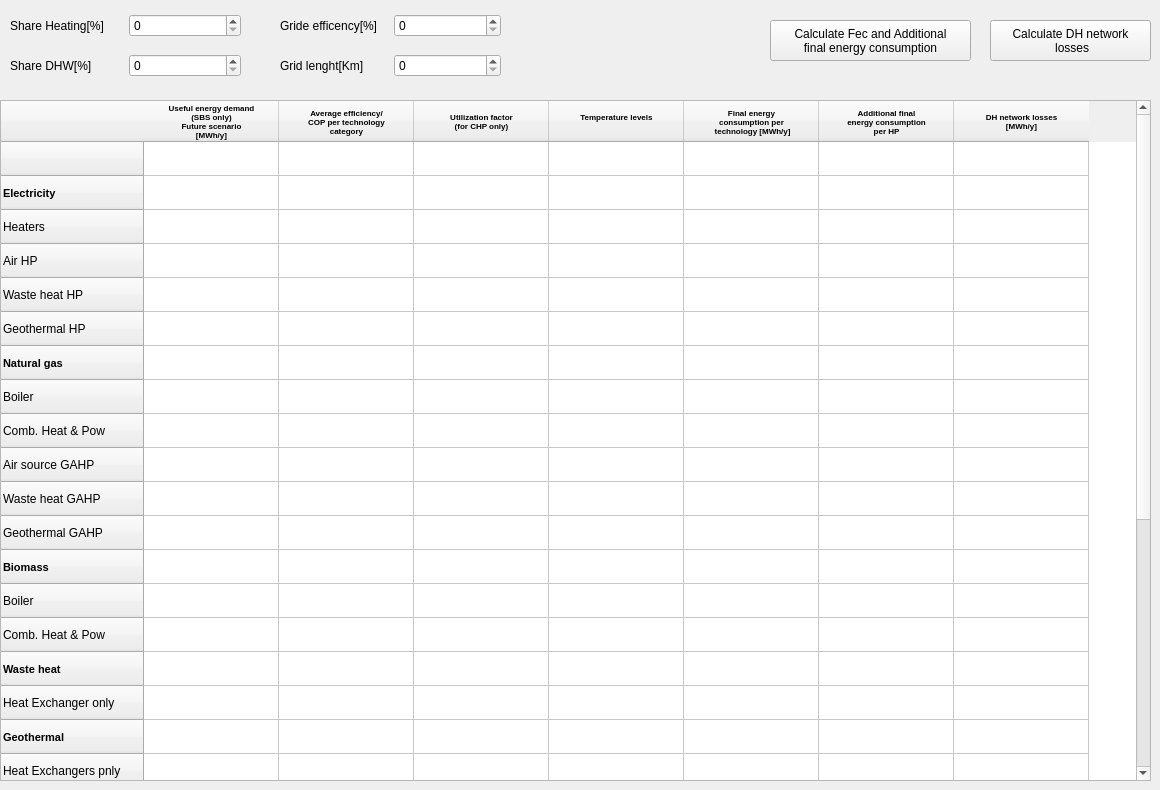
          <widget class="QWidget" name="tab_9">
           <attribute name="title">
            <string>District Network(Heating + DHW)</string>
           </attribute>
           <widget class="QTableWidget" name="dist_heat_source">
            <property name="geometry">
             <rect>
              <x>0</x>
              <y>100</y>
              <width>1151</width>
              <height>681</height>
             </rect>
            </property>
            <attribute name="horizontalHeaderDefaultSectionSize">
             <number>135</number>
            </attribute>
            <attribute name="horizontalHeaderMinimumSectionSize">
             <number>45</number>
            </attribute>
            <attribute name="verticalHeaderDefaultSectionSize">
             <number>34</number>
            </attribute>
            <attribute name="verticalHeaderMinimumSectionSize">
             <number>15</number>
            </attribute>
            <row>
             <property name="text">
              <string/>
             </property>
            </row>
            <row>
             <property name="text">
              <string>Electricity</string>
             </property>
             <property name="font">
              <font>
               <pointsize>8</pointsize>
               <weight>75</weight>
               <bold>true</bold>
              </font>
             </property>
            </row>
            <row>
             <property name="text">
              <string>Heaters</string>
             </property>
            </row>
            <row>
             <property name="text">
              <string>Air HP</string>
             </property>
            </row>
            <row>
             <property name="text">
              <string>Waste heat HP</string>
             </property>
            </row>
            <row>
             <property name="text">
              <string>Geothermal HP</string>
             </property>
            </row>
            <row>
             <property name="text">
              <string>Natural gas</string>
             </property>
             <property name="font">
              <font>
               <pointsize>8</pointsize>
               <weight>75</weight>
               <bold>true</bold>
              </font>
             </property>
            </row>
            <row>
             <property name="text">
              <string>Boiler</string>
             </property>
            </row>
            <row>
             <property name="text">
              <string>Comb. Heat &amp; Pow</string>
             </property>
            </row>
            <row>
             <property name="text">
              <string>Air source GAHP</string>
             </property>
            </row>
            <row>
             <property name="text">
              <string>Waste heat GAHP </string>
             </property>
            </row>
            <row>
             <property name="text">
              <string>Geothermal GAHP </string>
             </property>
            </row>
            <row>
             <property name="text">
              <string>Biomass</string>
             </property>
             <property name="font">
              <font>
               <pointsize>8</pointsize>
               <weight>75</weight>
               <bold>true</bold>
              </font>
             </property>
            </row>
            <row>
             <property name="text">
              <string>Boiler</string>
             </property>
            </row>
            <row>
             <property name="text">
              <string>Comb. Heat &amp; Pow</string>
             </property>
            </row>
            <row>
             <property name="text">
              <string>Waste heat</string>
             </property>
             <property name="font">
              <font>
               <pointsize>8</pointsize>
               <weight>75</weight>
               <bold>true</bold>
              </font>
             </property>
            </row>
            <row>
             <property name="text">
              <string>Heat Exchanger only</string>
             </property>
            </row>
            <row>
             <property name="text">
              <string>Geothermal</string>
             </property>
             <property name="font">
              <font>
               <pointsize>8</pointsize>
               <weight>75</weight>
               <bold>true</bold>
              </font>
             </property>
            </row>
            <row>
             <property name="text">
              <string>Heat Exchangers pnly</string>
             </property>
            </row>
            <row>
             <property name="text">
              <string>Heating oil</string>
             </property>
             <property name="font">
              <font>
               <pointsize>8</pointsize>
               <weight>75</weight>
               <bold>true</bold>
              </font>
             </property>
            </row>
            <row>
             <property name="text">
              <string>Boiler</string>
             </property>
            </row>
            <row>
             <property name="text">
              <string>Coal/Peat</string>
             </property>
             <property name="font">
              <font>
               <pointsize>8</pointsize>
               <weight>75</weight>
               <bold>true</bold>
              </font>
             </property>
            </row>
            <row>
             <property name="text">
              <string>Boilers</string>
             </property>
            </row>
            <row>
             <property name="text">
              <string>Solar</string>
             </property>
             <property name="font">
              <font>
               <pointsize>8</pointsize>
               <weight>75</weight>
               <bold>true</bold>
              </font>
             </property>
            </row>
            <row>
             <property name="text">
              <string>Flat plate solar 
thermal collectors</string>
             </property>
            </row>
            <row>
             <property name="text">
              <string>Evacuated tube Solar 
thermal collectors (ETC)</string>
             </property>
            </row>
            <row>
             <property name="text">
              <string>Other</string>
             </property>
             <property name="font">
              <font>
               <pointsize>8</pointsize>
               <weight>75</weight>
               <bold>true</bold>
              </font>
             </property>
            </row>
            <row>
             <property name="text">
              <string>Other</string>
             </property>
            </row>
            <row>
             <property name="text">
              <string>Total</string>
             </property>
            </row>
            <column>
             <property name="text">
              <string>Useful energy demand
(SBS only)
Future scenario
[MWh/y]</string>
             </property>
             <property name="font">
              <font>
               <pointsize>6</pointsize>
               <weight>75</weight>
               <bold>true</bold>
              </font>
             </property>
            </column>
            <column>
             <property name="text">
              <string>Average efficiency/
COP per technology 
category</string>
             </property>
             <property name="font">
              <font>
               <pointsize>6</pointsize>
               <weight>75</weight>
               <bold>true</bold>
              </font>
             </property>
            </column>
            <column>
             <property name="text">
              <string>Utilization factor
(for CHP only)</string>
             </property>
             <property name="font">
              <font>
               <pointsize>6</pointsize>
               <weight>75</weight>
               <bold>true</bold>
              </font>
             </property>
            </column>
            <column>
             <property name="text">
              <string>Temperature levels
</string>
             </property>
             <property name="font">
              <font>
               <pointsize>6</pointsize>
               <weight>75</weight>
               <bold>true</bold>
              </font>
             </property>
            </column>
            <column>
             <property name="text">
              <string>Final energy 
consumption per
 technology [MWh/y]</string>
             </property>
             <property name="font">
              <font>
               <pointsize>6</pointsize>
               <weight>75</weight>
               <bold>true</bold>
              </font>
             </property>
            </column>
            <column>
             <property name="text">
              <string>Additional final 
energy consumption
 per HP </string>
             </property>
             <property name="font">
              <font>
               <pointsize>6</pointsize>
               <weight>75</weight>
               <bold>true</bold>
              </font>
             </property>
            </column>
            <column>
             <property name="text">
              <string>DH network losses
[MWh/y]</string>
             </property>
             <property name="font">
              <font>
               <pointsize>6</pointsize>
               <weight>75</weight>
               <bold>true</bold>
              </font>
             </property>
            </column>
           </widget>
           <widget class="QWidget" name="horizontalLayoutWidget_2">
            <property name="geometry">
             <rect>
              <x>280</x>
              <y>50</y>
              <width>221</width>
              <height>31</height>
             </rect>
            </property>
            <layout class="QHBoxLayout" name="horizontalLayout_2">
             <item>
              <widget class="QLabel" name="label_2">
               <property name="text">
                <string>Grid lenght[Km]</string>
               </property>
              </widget>
             </item>
             <item>
              <widget class="QSpinBox" name="leng">
               <property name="maximum">
                <number>9999</number>
               </property>
              </widget>
             </item>
            </layout>
           </widget>
           <widget class="QWidget" name="horizontalLayoutWidget_3">
            <property name="geometry">
             <rect>
              <x>10</x>
              <y>10</y>
              <width>231</width>
              <height>31</height>
             </rect>
            </property>
            <layout class="QHBoxLayout" name="horizontalLayout_3">
             <item>
              <widget class="QLabel" name="label_3">
               <property name="text">
                <string>Share Heating[%]</string>
               </property>
              </widget>
             </item>
             <item>
              <widget class="QSpinBox" name="share_heat"/>
             </item>
            </layout>
           </widget>
           <widget class="QWidget" name="horizontalLayoutWidget_4">
            <property name="geometry">
             <rect>
              <x>10</x>
              <y>50</y>
              <width>231</width>
              <height>31</height>
             </rect>
            </property>
            <layout class="QHBoxLayout" name="horizontalLayout_4">
             <item>
              <widget class="QLabel" name="label_4">
               <property name="text">
                <string>Share DHW[%]</string>
               </property>
              </widget>
             </item>
             <item>
              <widget class="QSpinBox" name="share"/>
             </item>
            </layout>
           </widget>
           <widget class="QWidget" name="horizontalLayoutWidget">
            <property name="geometry">
             <rect>
              <x>280</x>
              <y>10</y>
              <width>221</width>
              <height>31</height>
             </rect>
            </property>
            <layout class="QHBoxLayout" name="horizontalLayout">
             <item>
              <widget class="QLabel" name="label">
               <property name="text">
                <string>Gride efficency[%]</string>
               </property>
              </widget>
             </item>
             <item>
              <widget class="QSpinBox" name="eff"/>
             </item>
            </layout>
           </widget>
           <widget class="QPushButton" name="DHCN_heating_fec">
            <property name="geometry">
             <rect>
              <x>770</x>
              <y>20</y>
              <width>201</width>
              <height>41</height>
             </rect>
            </property>
            <property name="text">
             <string>Calculate Fec and Additional 
final energy consumption</string>
            </property>
           </widget>
           <widget class="QPushButton" name="DHCN_net_losses">
            <property name="geometry">
             <rect>
              <x>990</x>
              <y>20</y>
              <width>161</width>
              <height>41</height>
             </rect>
            </property>
            <property name="text">
             <string>Calculate DH network
 losses</string>
            </property>
           </widget>
          </widget>
